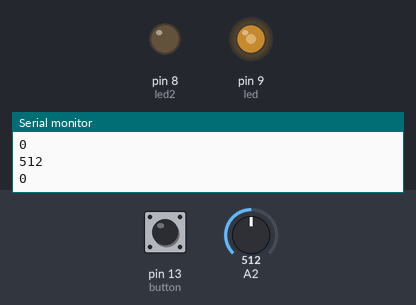
Bench run of a sketch on a simulated Arduino Uno, built with avr-gcc and run on an emulated ATmega328P. On the bench: output pins drawn as LEDs (lit = HIGH), the last lines printed to the serial monitor. Inputs (shaded band) come from the test bench; at power-on: A2 = 512, pin 13 (button) LOW.

Above: at 1.2 s.
1.3 s: A2 set to 716
At 2.5 s:
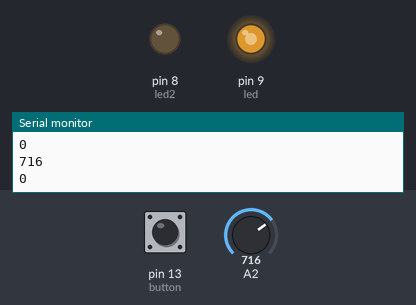
2.8 s: pin 13 (button) pulled HIGH for 0.15 s
At 2.9 s:
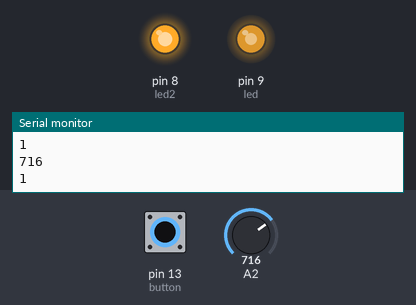
4.4 s: A2 set to 900
At 5.0 s:
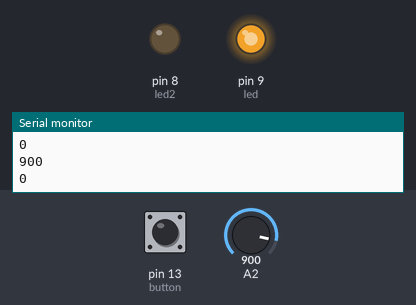
5.9 s: pin 13 (button) pulled HIGH for 1 s
At 6.7 s:
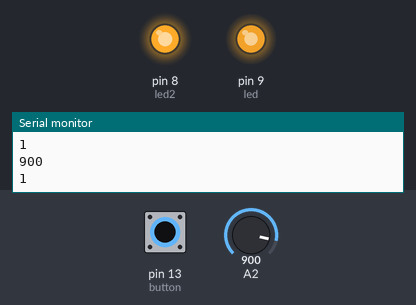
8.4 s: A2 set to 122
At 9.6 s:
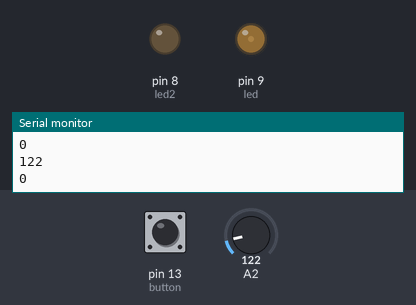
9.9 s: pin 13 (button) pulled HIGH for 0.15 s
At 9.98 s:
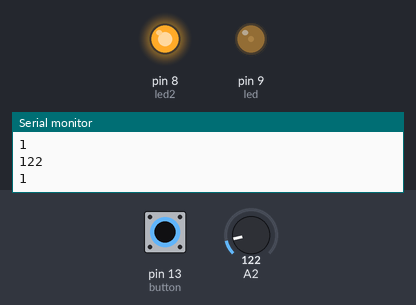
Timing chart, 0 to 12.5 s (numbered marks = the images above; inputs shaded):
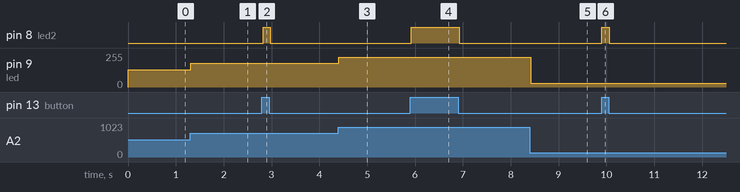

The sketch:

WK9_Assignment_Code.ino
```cpp
int led = 9; // green LED uses pin9
int led2 = 8; // yellow LED uses pin8
int button = 13; // push button uses pin13

void setup() {
  Serial.begin(9600);
  pinMode(led, OUTPUT);
  pinMode(led2, OUTPUT);
  pinMode(button, INPUT);
}

void loop() {
  // using A2, the potentiometer controls the brightness of the green LED connected pin 9
  int potValue = analogRead(A2);
  analogWrite(led, potValue / 4);
  // this checks the potentiometer values from 0 to 1023
  Serial.println(potValue);


  int buttonValue = digitalRead(button);
  // this checks the push button values from 0 to 1
  // added it after the led would not light up after pushing the button
  // wanted to check what was the error and if it was just the LED
  Serial.println(buttonValue);

  // using the button,
  if (buttonValue == HIGH) { // if it's pressed,
    digitalWrite(led2, HIGH); // yellow LED lights up 1
  } else { // if not,
    digitalWrite(led2, LOW); // yellow LED does not light up 0
  }

  delay(30);
}
```

Measured:
- after the input at 1.3 s, pin 9 (led): 128/255 → 179/255 at once
- after the input at 2.8 s, pin 8 (led2): LOW → HIGH at once, → LOW 0.15 s later
- after the input at 4.4 s, pin 9 (led): 179/255 → 225/255 at once
- after the input at 5.9 s, pin 8 (led2): LOW → HIGH at once, → LOW 1.0 s later
- after the input at 8.4 s, pin 9 (led): 225/255 → 30/255 at once
- after the input at 9.9 s, pin 8 (led2): LOW → HIGH at once, → LOW 0.15 s later
